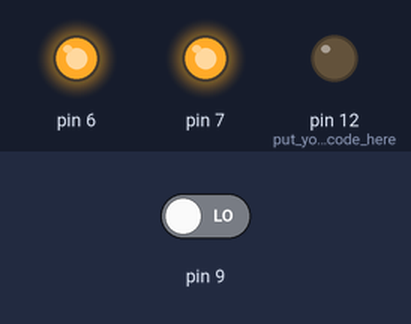
Bench run of a sketch on a simulated Arduino Uno, built with avr-gcc and run on an emulated ATmega328P. Parts: output pins drawn as LEDs (lit = HIGH). The test bench sets the inputs (shaded band); at power-on: pin 9 LOW.

Above: at 2.8 s.
2.9 s: pin 9 driven HIGH
At 4.6 s:
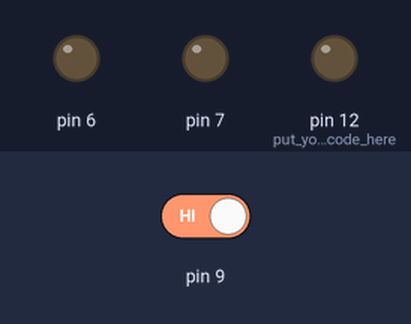
At 20.4 s:
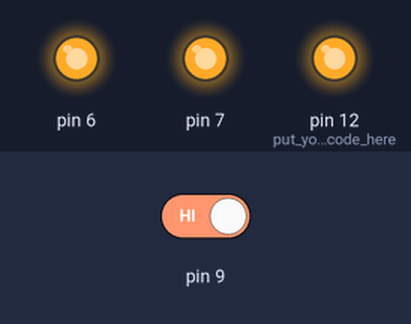
Timing chart, 0 to 42.5 s (numbered marks = the images above; inputs shaded):
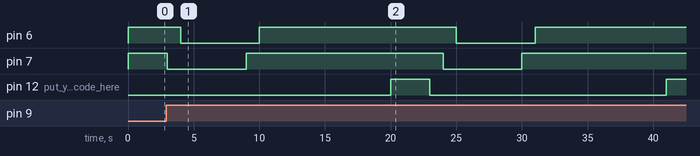

The sketch:

Program.ino
```cpp
void setup() {
  //Pins of DC Motor
 pinMode(6,OUTPUT);
 pinMode(7,OUTPUT);
 //Pin Of IR Sensor
 pinMode(9,INPUT);
 //Pin of LED
 pinMode(12,OUTPUT);// put your setup code here, to run once:

}

void loop() {
  // put your main code here, to run repeatedly:
int IR_State=digitalRead(9);
  if(IR_State==1)
{
  //Motor Rotates In clockwise In Presence of Abstacle For one Second//
 digitalWrite(6,HIGH);
digitalWrite(7,LOW);
delay(1000);
//Motor stops to mentain the Alignment For 5 Seconds//
digitalWrite(6,LOW);
digitalWrite(7,LOW);
delay(5000);
//Again Motor Rotates In Anticlockwise Direction to return to its original Position For 1 Second
digitalWrite(6,LOW);
digitalWrite(7,HIGH);
delay(1000);
//Motor Stops at its Original Position
digitalWrite(6,HIGH);
digitalWrite(7,HIGH);
delay(10000);
//LED On For 3 Seconds In this Duration We have to Get our abstacle out Then IR State Becomes 0//
digitalWrite(12,HIGH);
delay(3000);
digitalWrite(12,LOW);
digitalWrite(12,LOW);
}
//If there is No abstacle Motor Stops Rotation
if (IR_State==0)
digitalWrite(6,HIGH);
digitalWrite(7,HIGH);
delay(1000);

}
```

Measured:
- after the input at 2.9 s, pin 6: alternates HIGH for 15.0 s and LOW for 6.0 s, starting after 1.1 s; pin 7: alternates HIGH for 15.0 s and LOW for 6.0 s, starting after 0.10 s; pin 12 (put_your_setup_code_here): LOW → HIGH after 17.1 s, → LOW 3.0 s later, → HIGH 18.0 s later
